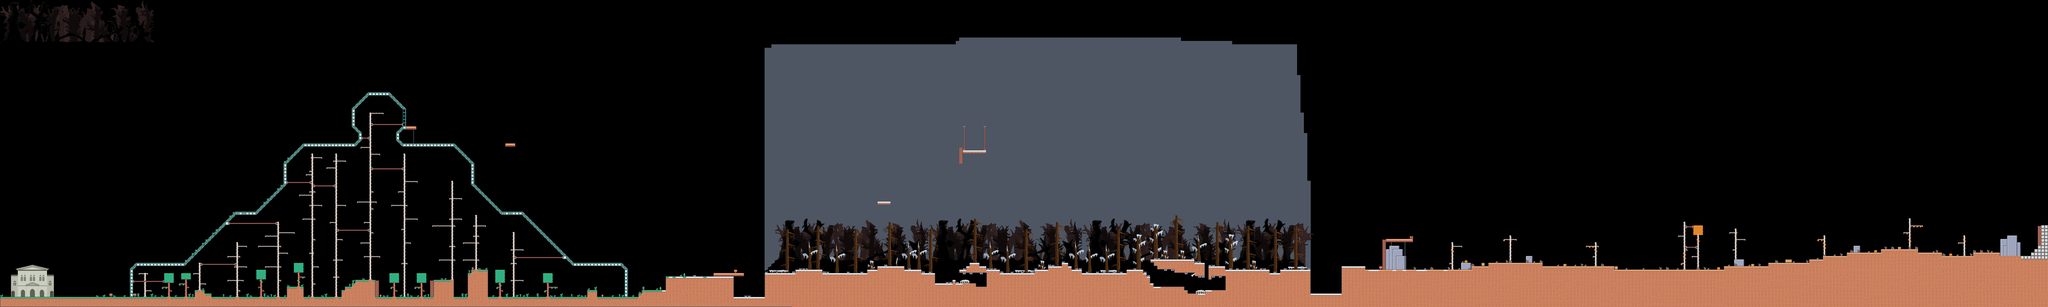

A 2D game scene composited from a Tiled map and its tileset images. What follows is a short description and the map's XML, with each tile layer's data collapsed to a summary:
An orthogonal 600x90 tile map with 18x18 px tiles, 14 tile layers (Backlight, ambient 5, ambient 4, ambient 3, ...), 22 tilesets and 1906 objects.

<map version="1.10" tiledversion="1.11.1" orientation="orthogonal" renderorder="right-down" width="600" height="90" tilewidth="18" tileheight="18" infinite="0" nextlayerid="33" nextobjectid="3211">
 <editorsettings>
  <export target="wintermap.tmx" format="tmx" />
 </editorsettings>
 <tileset firstgid="1" source="tilesets/Sample.tsx" />
 <tileset firstgid="1025" source="tilesets/sky.tsx" />
 <tileset firstgid="1441" source="tilesets/Props.tsx" />
 <tileset firstgid="1697" source="tilesets/prop-sheet.tsx" />
 <tileset firstgid="2102" source="tilesets/sheet.tsx" />
 <tileset firstgid="2238" name="Rock-Tilset" tilewidth="32" tileheight="32" tilecount="0" columns="0" />
 <tileset firstgid="2238" source="tilesets/Zoo/Farm-Tiled.tsx" />
 <tileset firstgid="2350" source="tilesets/Zoo/Deko-Tiled.tsx" />
 <tileset firstgid="2630" source="tilesets/Zoo/Rock-Tilset.tsx" />
 <tileset firstgid="2711" source="tilesets/Zoo/Basic-Tiled.tsx" />
 <tileset firstgid="2891" source="tilesets/Zoo/Marble-Tilset.tsx" />
 <tileset firstgid="2972" source="tilesets/Zoo/Farm2.tsx" />
 <tileset firstgid="2973" source="tilesets/Zoo/Taiga.tsx" />
 <tileset firstgid="4062" source="tilesets/Zoo/Zoopng.tsx" />
 <tileset firstgid="4192" source="tilesets/Zoo/zoopng.tsx" />
 <tileset firstgid="4322" source="tilesets/Zoo/Background/TaigaAmbient.tsx" />
 <tileset firstgid="4322" source="tilesets/Zoo/Background/Taiga background/TB1.tsx" />
 <tileset firstgid="5042" source="tilesets/Zoo/Background/Taiga background/TB2.tsx" />
 <tileset firstgid="5762" source="tilesets/Zoo/Background/Taiga background/TB3.tsx" />
 <tileset firstgid="6482" source="tilesets/Zoo/Background/Taiga background/TB4.tsx" />
 <tileset firstgid="7202" source="tilesets/Zoo/Background/Taiga background/TB5.tsx" />
 <tileset firstgid="7922" source="tilesets/Zoo/Background/Taiga background/TBacklight.tsx" />
 <group id="31" name="Gruppe 1">
  <layer id="32" name="Backlight" width="600" height="90">
   <data>[54000 cells, 11576 non-empty, 252 distinct tile ids]</data>
  </layer>
  <layer id="29" name="ambient 5" width="600" height="90">
   <data>[54000 cells, 3473 non-empty, 705 distinct tile ids]</data>
  </layer>
  <layer id="28" name="ambient 4" width="600" height="90">
   <data>[54000 cells, 3260 non-empty, 675 distinct tile ids]</data>
  </layer>
  <layer id="23" name="ambient 3" width="600" height="90">
   <data>[54000 cells, 3426 non-empty, 720 distinct tile ids]</data>
  </layer>
  <layer id="24" name="ambient 2" width="600" height="90">
   <data>[54000 cells, 3432 non-empty, 720 distinct tile ids]</data>
  </layer>
  <layer id="25" name="ambient 1" width="600" height="90">
   <data>[54000 cells, 3561 non-empty, 720 distinct tile ids]</data>
  </layer>
 </group>
 <layer id="22" name="Background 0" width="600" height="90">
  <data>[54000 cells, 0 non-empty, 0 distinct tile ids]</data>
 </layer>
 <layer id="2" name="Background 1" width="600" height="90">
  <data>[54000 cells, 2712 non-empty, 317 distinct tile ids]</data>
 </layer>
 <layer id="3" name="Background 2" width="600" height="90">
  <data>[54000 cells, 602 non-empty, 308 distinct tile ids]</data>
 </layer>
 <layer id="6" name="LadderLayer" width="600" height="90">
  <data>[54000 cells, 24 non-empty, 2 distinct tile ids]</data>
 </layer>
 <layer id="15" name="signLayer" width="600" height="90">
  <properties>
   <property name="Text" value="f" />
  </properties>
  <data>[54000 cells, 3 non-empty, 2 distinct tile ids]</data>
 </layer>
 <layer id="1" name="GroundLayer" width="600" height="90">
  <data>[54000 cells, 5559 non-empty, 58 distinct tile ids]</data>
 </layer>
 <layer id="21" name="Ground forthground" width="600" height="90">
  <data>[54000 cells, 86 non-empty, 24 distinct tile ids]</data>
 </layer>
 <layer id="16" name="MovingPlatformLayer" width="600" height="90">
  <data>[54000 cells, 25 non-empty, 6 distinct tile ids]</data>
 </layer>
 <objectgroup id="16" name="Signs">
  <object id="254" x="57.8799" y="1550.29" width="226.398" height="10">
   <properties>
    <property name="Text" value="Der Grüne Zoo Wuppertal" />
   </properties>
  </object>
  <object id="494" x="576.25" y="1547.92" width="18" height="18">
   <properties>
    <property name="Text" value="12 Vogelhaus" />
   </properties>
  </object>
  <object id="495" x="702.375" y="1548.25" width="18" height="18">
   <properties>
    <property name="Text" value="pass auf die Vögel auf...                      Sie habe scharfe Schnäbel" />
   </properties>
  </object>
  <object id="3075" template="object-templates/sign.tx" x="3871.27" y="1424.73">
   <properties>
    <property name="Text" value="41 Braunbär" />
   </properties>
  </object>
  <object id="3132" template="object-templates/sign.tx" x="7273.5" y="1406.5">
   <properties>
    <property name="Text" value="32 Löwen" />
   </properties>
  </object>
 </objectgroup>
 <objectgroup id="19" name="Brick">
  <object id="534" template="object-templates/Brick.tx" x="2124.67" y="570.667" />
  <object id="3107" template="object-templates/Brick.tx" x="5130.67" y="1422.25" />
 </objectgroup>
 <objectgroup id="14" name="End">
  <object id="3210" x="10782" y="1170" width="18" height="18" />
 </objectgroup>
 <objectgroup id="8" name="Ladder">
  <object id="301" x="1980.06" y="1476" width="17.9688" height="90.0156" />
  <object id="492" x="2268" y="1476" width="18" height="90" />
  <object id="3063" x="5058" y="774" width="18" height="90" />
  <object id="3138" x="7290" y="1260" width="18" height="162" />
  <object id="3209" x="10746" y="1188" width="18" height="108" />
 </objectgroup>
 <objectgroup id="9" name="Ground">
  <!-- 1215 objects omitted --></objectgroup>
 <objectgroup id="10" name="Walls">
  <!-- 554 objects omitted --></objectgroup>
 <objectgroup id="20" name="Doors">
  <!-- 2 objects omitted --></objectgroup>
 <objectgroup id="11" name="Enemies">
  <properties>
   <property name="type" value="" />
  </properties>
  <!-- 94 objects omitted --></objectgroup>
 <objectgroup id="13" name="Items">
  <!-- 14 objects omitted --></objectgroup>
 <objectgroup id="15" name="MovingPlatform">
  <!-- 14 objects omitted --></objectgroup>
</map>
<!-- 1893 of 1906 objects omitted -->
